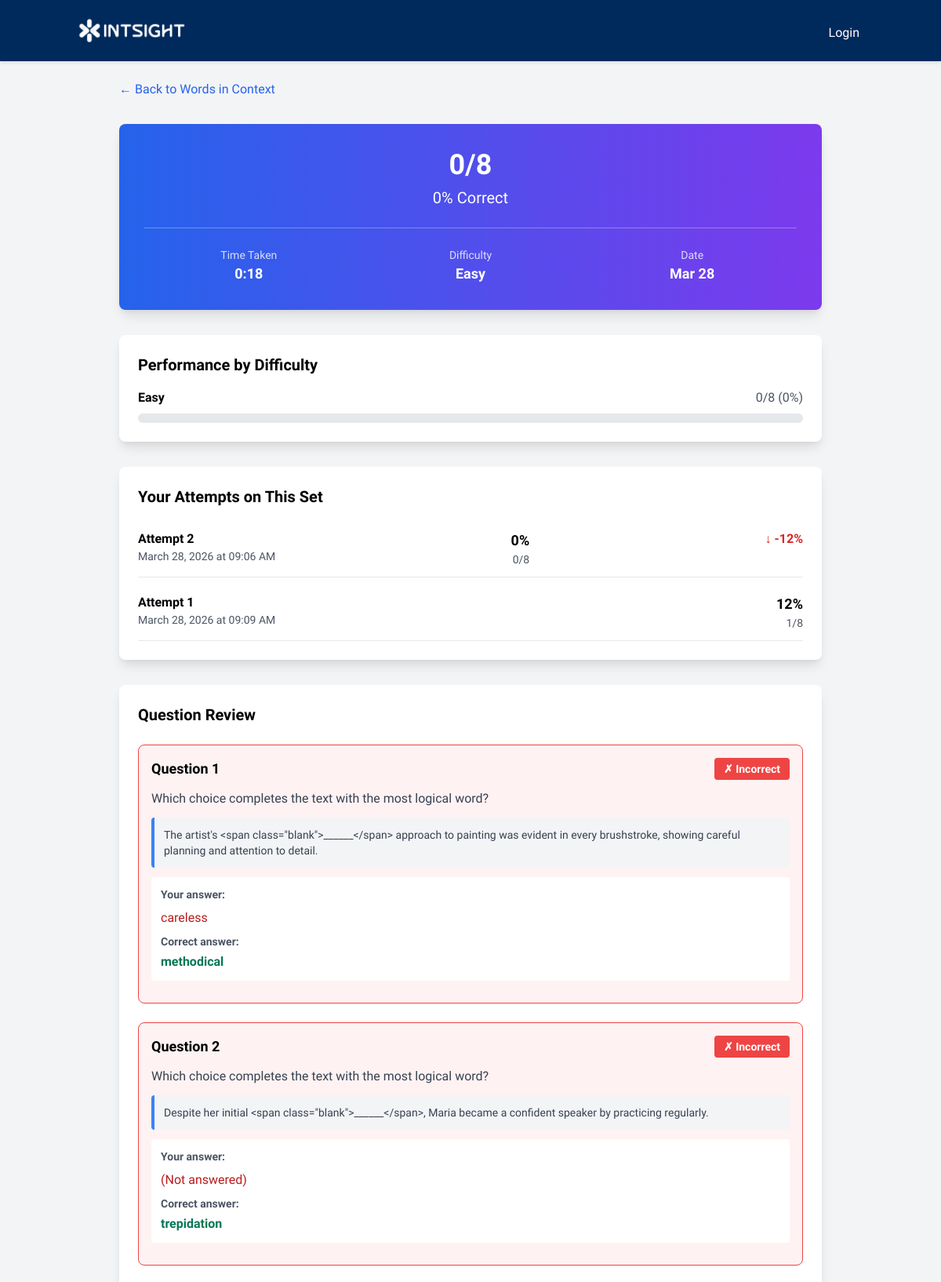
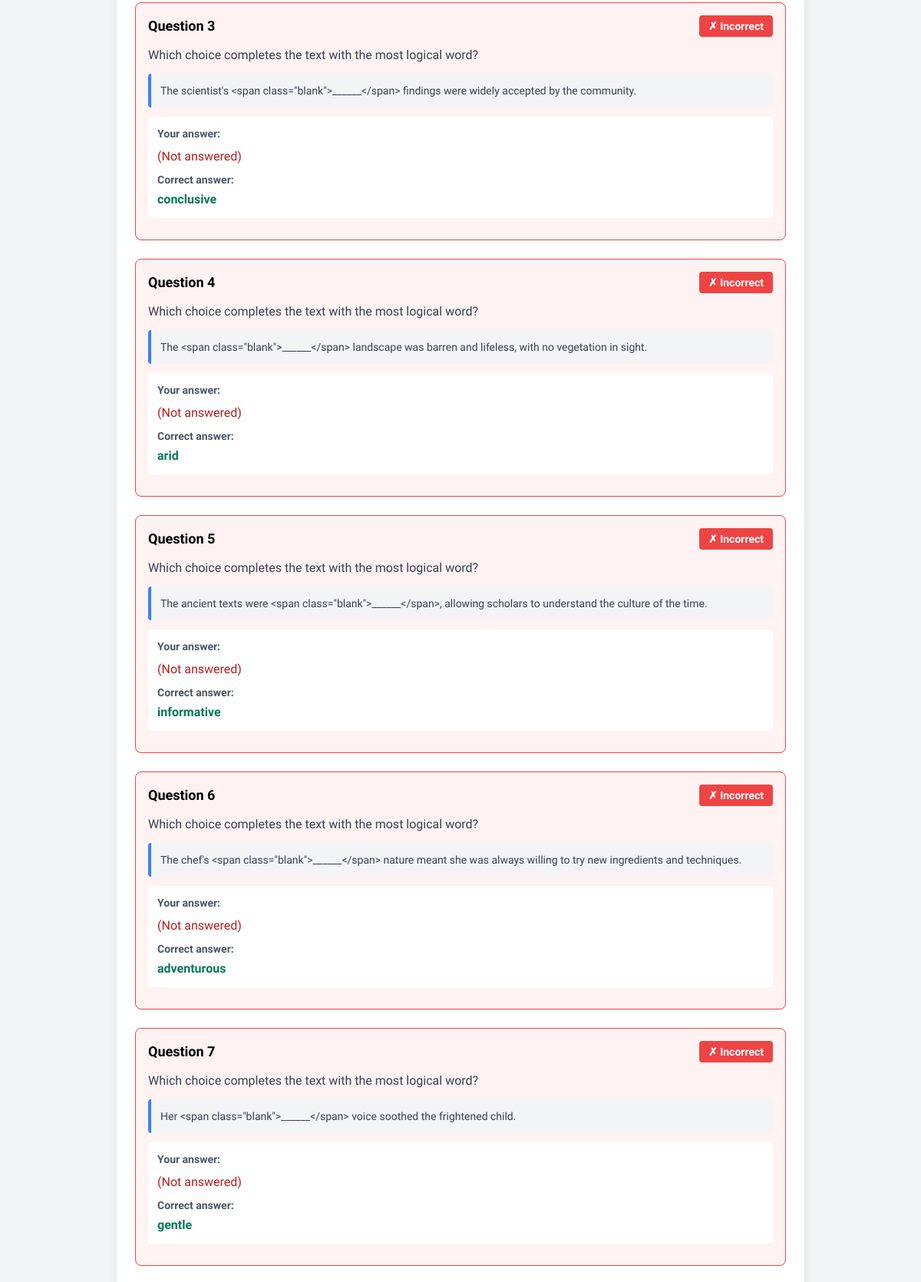
The app's page /drill_results/1 (signed in, upper part) with its own data (2 pictures, top to bottom).
### app.py (models this page shows, shortened)
class DrillSet(db.Model):
    __tablename__ = "drill_sets"
    id = db.Column(db.Integer, primary_key=True)
    topic_name = db.Column(db.String(100), nullable=False, index=True)  # e.g., "Words in Context"
    skill_name = db.Column(db.String(100), nullable=False)  # Same as topic for now
    section_type = db.Column(db.String(20), nullable=False)  # 'verbal' or 'math'
    set_number = db.Column(db.Integer, nullable=False)  # 1, 2, 3...
    difficulty = db.Column(db.String(20), nullable=False)  # 'Easy', 'Medium', 'Hard'
    num_questions = db.Column(db.Integer, nullable=False)
    question_ids = db.Column(db.Text, nullable=False)  # JSON array of question IDs
    description = db.Column(db.Text)
    created_at = db.Column(db.DateTime, default=datetime.utcnow)
    __table_args__ = (
        db.Index('ix_drill_topic_difficulty', 'topic_name', 'difficulty'),
    )

class DrillSession(db.Model):
    __tablename__ = "drill_sessions"
    id = db.Column(db.Integer, primary_key=True)
    user_id = db.Column(db.Integer, db.ForeignKey('users.id'), nullable=False, index=True)
    drill_set_id = db.Column(db.Integer, db.ForeignKey('drill_sets.id'), nullable=False, index=True)
    start_time = db.Column(db.DateTime, nullable=False, default=datetime.utcnow)
    end_time = db.Column(db.DateTime)
    duration_seconds = db.Column(db.Integer)  # Time taken in seconds
    answers = db.Column(db.Text, nullable=False)  # JSON: {question_id: user_answer}
    correct_count = db.Column(db.Integer)  # Number of correct answers
    total_count = db.Column(db.Integer)  # Total questions
    accuracy_percent = db.Column(db.Float)  # 0-100
    use_timer = db.Column(db.Boolean, default=False)  # Did user enable timer?
    drill_set = db.relationship('DrillSet', backref='sessions')
    user = db.relationship('User', backref='drill_sessions')

### app.py (the view)
@app.route('/drill_results/<int:session_id>', methods=['GET'])
def drill_results(session_id):
    if 'user_id' not in session:
        flash('Please log in.')
        return redirect(url_for('login'))
    drill_session = DrillSession.query.get_or_404(session_id)
    if drill_session.user_id != session['user_id']:
        flash('Unauthorized access.')
        return redirect(url_for('dashboard'))
    if drill_session.end_time is None:
        flash('This drill has not been completed yet.')
        return redirect(url_for('drill_practice', session_id=session_id))
    drill_set = drill_session.drill_set
    question_ids = json.loads(drill_set.question_ids)
    questions = get_skill_questions(question_ids)
    answers = json.loads(drill_session.answers)
    question_results = []
    difficulty_breakdown = {}
    for q in questions:
        q_id = q['question_id']
        user_answer = answers.get(str(q_id))
        is_correct = is_correct_answer(q, user_answer)
        question_results.append({
            'question': q,
            'user_answer': user_answer,
            'is_correct': is_correct,
            'correct_answer': q.get('correct_answer')
        })
        q_level = q.get('level', 'Medium')
        if q_level not in difficulty_breakdown:
            difficulty_breakdown[q_level] = {'correct': 0, 'total': 0}
        difficulty_breakdown[q_level]['total'] += 1
        if is_correct:
            difficulty_breakdown[q_level]['correct'] += 1
    previous_sessions = DrillSession.query.filter_by(
        user_id=session['user_id'],
        drill_set_id=drill_set.id
    ).order_by(DrillSession.start_time.desc()).limit(10).all()
    return render_template('drill_results.html',
                         session=drill_session,
                         drill_set=drill_set,
                         question_results=question_results,
                         difficulty_breakdown=difficulty_breakdown,
                         previous_sessions=previous_sessions)

### app.py (called while the page is built, shortened)
def get_skill_questions(question_ids):
    id_set = set(question_ids)
    return [q for q in SKILL_QUESTIONS if q['question_id'] in id_set]

def _norm_text(x):
    s = str(x)
    s = html_unescape(s)
    s = _TAG_RE.sub("", s)           # strip HTML tags if any
    s = re.sub(r"\s+", " ", s)       # collapse spaces
    return s.strip().lower()

def _as_iterable_correct_values(correct, is_mcq: bool):
    if isinstance(correct, (list, tuple)):
        return list(correct)
    if isinstance(correct, str):
        cs = correct.strip()
        if is_mcq:
            return [correct]
        if ',' in cs:
            parts = [p.strip() for p in cs.split(',')]
            if len(parts) > 1:
                return parts
        return [correct]
    return [correct]

def is_correct_answer(q, user_ans):
    if user_ans is None or str(user_ans).strip() == '':
        return False
    correct_raw = q.get('correct_answer')
    is_mcq = bool(q.get('options'))
    acceptable = _as_iterable_correct_values(correct_raw, is_mcq=is_mcq)
    if is_mcq:
        if any(isinstance(c, str) and _norm_text(c) == "no correct answer" for c in acceptable):
            return True
        ua = _norm_text(user_ans)
        return any(_norm_text(c) == ua for c in acceptable)
    return any(_equal_numeric(c, user_ans) for c in acceptable)

### templates/drill_results.html (shortened to what this page needs)
{% extends 'base.html' %}
{% block content %}
<div class="max-w-4xl mx-auto">
    <div class="mb-8">
        <a href="{{ url_for('drill_topic', topic_name=session.drill_set.topic_name) }}" class="text-blue-600 hover:underline">← Back to {{ session.drill_set.topic_name }}</a>
    </div>
    <div class="bg-gradient-to-r from-blue-600 to-purple-600 text-white rounded-lg shadow-lg p-8 mb-8">
        <div class="text-center">
            <h1 class="text-4xl font-bold mb-2">{{ session.correct_count }}/{{ session.total_count }}</h1>
            <p class="text-xl mb-4">{{ session.accuracy_percent|round(0)|int }}% Correct</p>
            <div class="grid grid-cols-3 gap-4 mt-6 pt-6 border-t border-white border-opacity-30">
                <div>
                    <p class="text-opacity-80 text-white text-sm">Time Taken</p>
                    <p class="text-lg font-semibold">
                        {% set seconds = session.duration_seconds %}
                        {% if seconds %}
                            {{ (seconds // 60)|int }}:{{ '%02d' % (seconds % 60) }}
                        {% else %}
                            --:--
                        {% endif %}
                    </p>
                </div>
                <div>
                    <p class="text-opacity-80 text-white text-sm">Difficulty</p>
                    <p class="text-lg font-semibold">{{ session.drill_set.difficulty }}</p>
                </div>
                <div>
                    <p class="text-opacity-80 text-white text-sm">Date</p>
                    <p class="text-lg font-semibold">{{ session.end_time.strftime('%b %d') }}</p>
                </div>
            </div>
        </div>
    </div>
    {% if difficulty_breakdown %}
    <div class="bg-white rounded-lg shadow-lg p-6 mb-8">
        <h3 class="text-xl font-bold mb-4">Performance by Difficulty</h3>
        <div class="space-y-4">
            {% for level in ['Easy', 'Medium', 'Hard'] %}
                {% if level in difficulty_breakdown %}
                {% set stats = difficulty_breakdown[level] %}
                {% set percentage = (stats.correct / stats.total * 100) if stats.total > 0 else 0 %}
                <div>
                    <div class="flex justify-between mb-2">
                        <span class="font-semibold">{{ level }}</span>
                        <span class="text-gray-600">{{ stats.correct }}/{{ stats.total }} ({{ percentage|round(0)|int }}%)</span>
                    </div>
                    <div class="bg-gray-200 rounded-full h-3">
                    </div>
                </div>
                {% endif %}
            {% endfor %}
        </div>
    </div>
    {% endif %}
    {% if previous_sessions|length > 1 %}
    <div class="bg-white rounded-lg shadow-lg p-6 mb-8">
        <h3 class="text-xl font-bold mb-4">Your Attempts on This Set</h3>
        <div class="space-y-2">
            {% for prev_session in previous_sessions|reverse %}
            <div class="flex justify-between pa-3 border-b last:border-b-0 py-3">
                <div>
                    <p class="font-semibold">Attempt {{ loop.revindex }}</p>
                    <p class="text-sm text-gray-600">{{ prev_session.start_time.strftime('%B %d, %Y at %I:%M %p') }}</p>
                </div>
                <div class="text-right">
                    <p class="text-lg font-bold">{{ prev_session.accuracy_percent|round(0)|int }}%</p>
                    <p class="text-sm text-gray-600">{{ prev_session.correct_count }}/{{ prev_session.total_count }}</p>
                </div>
                {% if loop.revindex > 1 %}
                    {% set current = prev_session.accuracy_percent %}
                    {% set previous = previous_sessions[-(loop.revindex)].accuracy_percent %}
                    {% set trend = current - previous %}
                    {% if trend > 0 %}
                    <p class="text-green-600 font-semibold">↑ +{{ trend|round(0)|int }}%</p>
                    {% elif trend < 0 %}
                    <p class="text-red-600 font-semibold">↓ {{ trend|round(0)|int }}%</p>
                    {% else %}
                    <p class="text-gray-600">→</p>
                    {% endif %}
                {% endif %}
            </div>
            {% endfor %}
        </div>
    </div>
    {% endif %}
    <div class="bg-white rounded-lg shadow-lg p-6 mb-8">
        <h3 class="text-xl font-bold mb-6">Question Review</h3>
        <div class="space-y-6">
            {% for qr in question_results %}
            {% set q = qr.question %}
            <div class="border rounded-lg p-4 {% if qr.is_correct %}border-green-500 bg-green-50{% else %}border-red-500 bg-red-50{% endif %}">
                <div class="flex justify-between items-start mb-3">
                    <p class="font-semibold text-lg">Question {{ loop.index }}</p>
                    {% if qr.is_correct %}
                    <span class="bg-green-500 text-white px-3 py-1 rounded text-sm font-semibold">✓ Correct</span>
                    {% else %}
                    <span class="bg-red-500 text-white px-3 py-1 rounded text-sm font-semibold">✗ Incorrect</span>
                    {% endif %}
                </div>
                <p class="text-gray-700 mb-3">{{ q.question }}</p>
                {% if q.passage %}
                <div class="bg-gray-100 border-l-4 border-blue-500 p-3 mb-3 rounded text-sm text-gray-700">
                    {{ q.passage }}
                </div>
                {% endif %}
                {% if q.options %}
                <div class="bg-white p-3 rounded mb-3">
                    <p class="text-sm text-gray-600 mb-2"><strong>Your answer:</strong></p>
                    <p class="{% if qr.is_correct %}text-green-700 font-semibold{% else %}text-red-700{% endif %}">
                        {{ qr.user_answer or '(Not answered)' }}
                    </p>
                    {% if not qr.is_correct %}
                    <p class="text-sm text-gray-600 mt-2 mb-1"><strong>Correct answer:</strong></p>
                    <p class="text-green-700 font-semibold">{{ qr.correct_answer }}</p>
                    {% endif %}
                </div>
                {% endif %}
            </div>
            {% endfor %}
        </div>
    </div>
</div>
{% endblock %}

### static/css/style.css (style rules this page uses)
body { min-height: 100vh; display: flex; flex-direction: column; font-family: "Anuphan", sans-serif !important; }

### records on screen
DrillSet: drill_set.topic_name "Words in Context", drill_set.difficulty "Easy", difficulty "Easy", correct "0", total "8", percentage "0"
DrillSession: correct_count "0", total_count "8", accuracy_percent "0", end_time "Mar 28", start_time "March 28, 2026 at 09:06 AM", trend "-12"
DrillSession: start_time "March 28, 2026 at 09:09 AM", accuracy_percent "12", correct_count "1", total_count "8"

### other values on screen
{{ (seconds // 60)|int }} "0"
{{ '%02d' % (seconds % 60) }} "18"
{{ q.question }} "Which choice completes the text with the most logical word?" "Which choice completes the text with the most logical word?" "Which choice completes the text with the most logical word?" "Which choice completes the text with the most logical word?" "Which choice completes the text with the most logical word?" "Which choice completes the text with the most logical word?" "Which choice completes the text with the most logical word?"
{{ q.passage }} "The artist's <span class=\"blank\">______</span> approach to painting was evident in every brushstroke, showing careful planning and attention to detail." "Despite her initial <span class=\"blank\">______</span>, Maria became a confident speaker by practicing regularly." "The scientist's <span class=\"blank\">______</span> findings were widely accepted by the community." "The <span class=\"blank\">______</span> landscape was barren and lifeless, with no vegetation in sight." "The ancient texts were <span class=\"blank\">______</span>, allowing scholars to understand the culture of the time." "The chef's <span class=\"blank\">______</span> nature meant she was always willing to try new ingredients and techniques." "Her <span class=\"blank\">______</span> voice soothed the frightened child."
{{ qr.user_answer or '(Not answered)' }} "careless" "(Not answered)" "(Not answered)" "(Not answered)" "(Not answered)" "(Not answered)" "(Not answered)"
{{ qr.correct_answer }} "methodical" "trepidation" "conclusive" "arid" "informative" "adventurous" "gentle"
